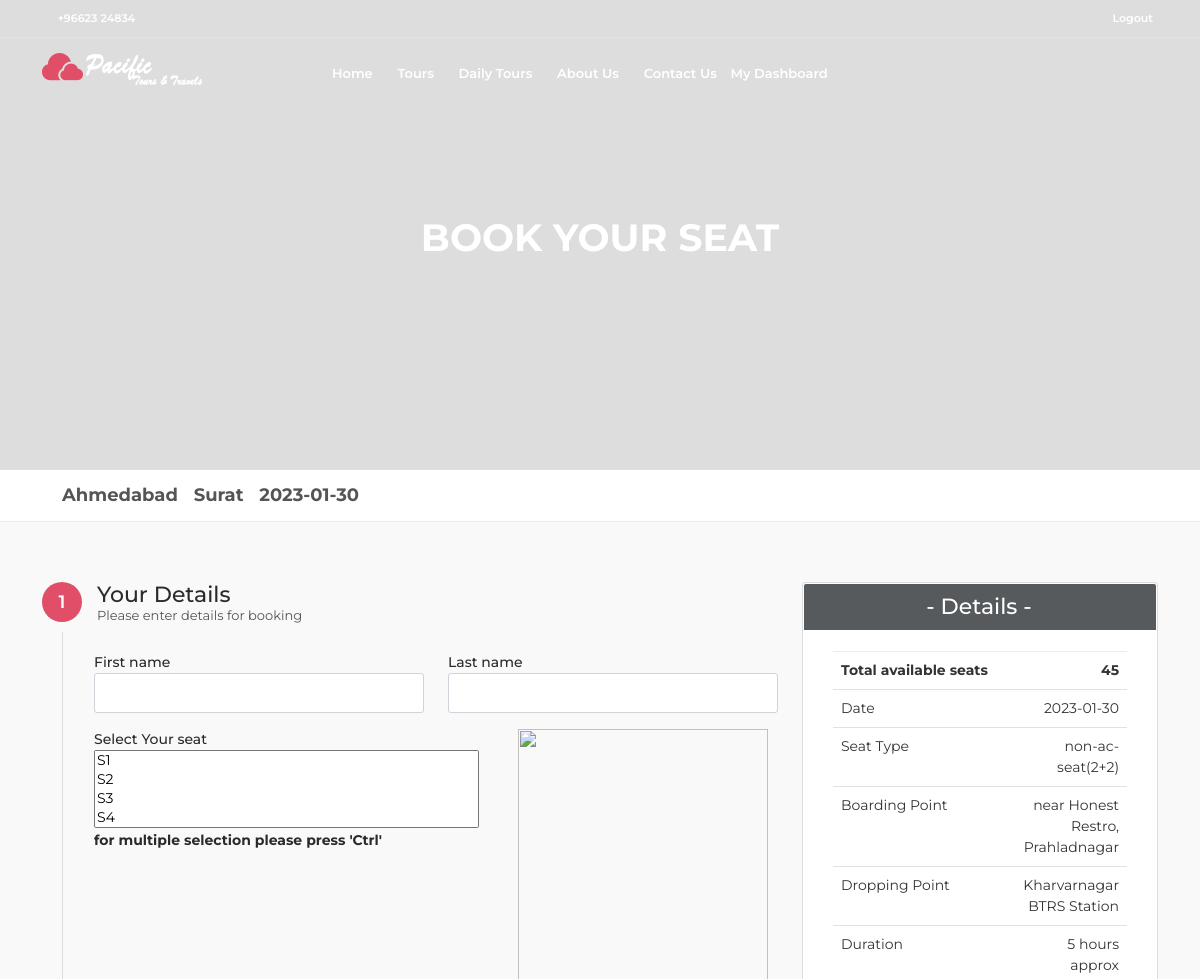
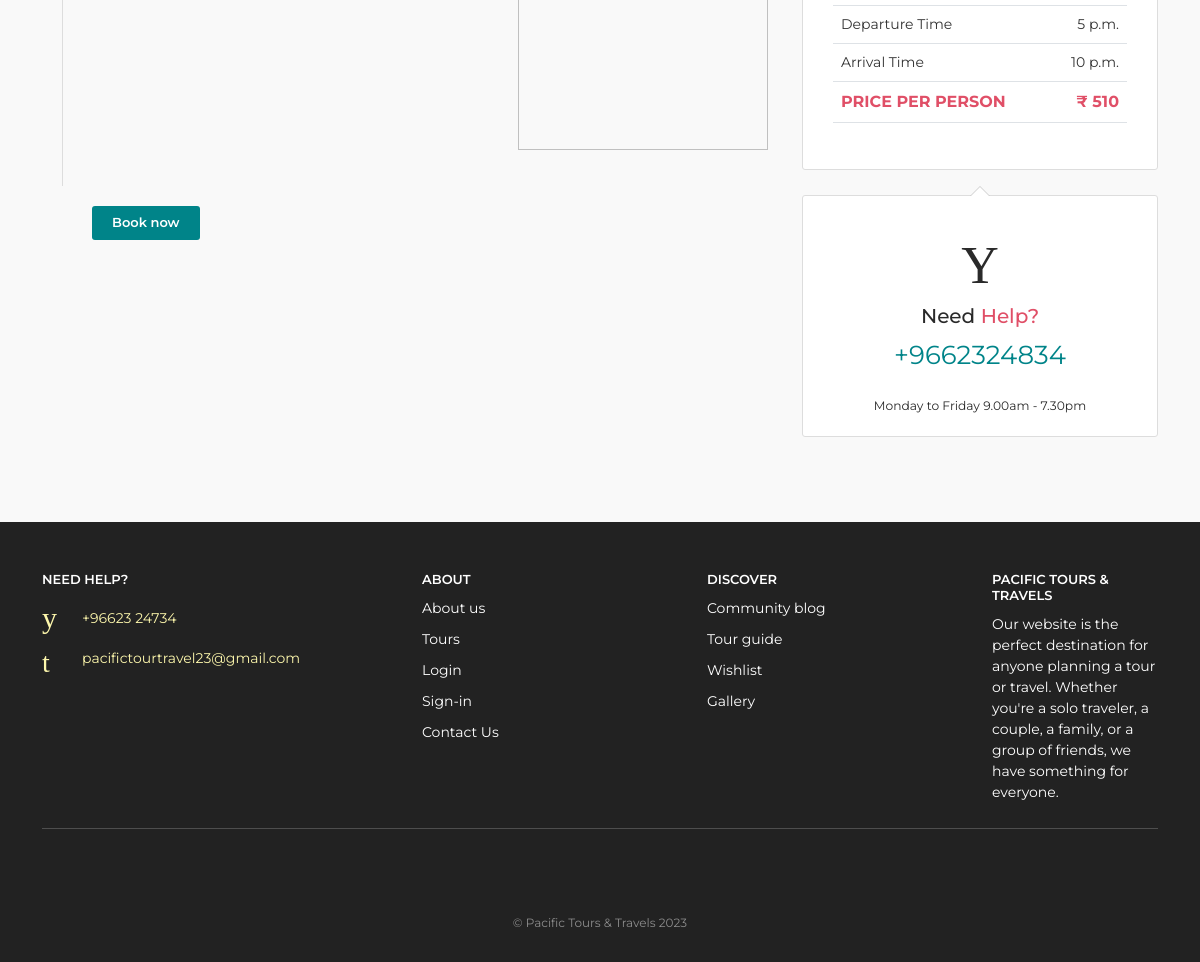
The page /booking/1/2023-01-30/book_seat/ (signed in) on the database its author committed (2 pictures, top to bottom).
### booking/models.py (models this page shows, shortened)
class Schedules(models.Model):
    route_fk = models.ForeignKey(Routes,on_delete=models.CASCADE,related_name='schedules_route')
    departureTime = models.TimeField()
    arrivalTime = models.TimeField()
    duration = models.CharField(max_length=20)
    price = models.CharField(max_length=20)
    daysOfWeek = models.CharField(max_length=255,null=False,blank=False)

class Routes(models.Model):
    bus_fk = models.ForeignKey(Bus,on_delete=models.CASCADE,related_name='routes_bus')
    origin_fk = models.ForeignKey(Address,on_delete=models.CASCADE,related_name='routes_origin_address')
    destination_fk = models.ForeignKey(Address,on_delete=models.CASCADE,related_name='routes_destination_address')
    stops_city = models.CharField(max_length=100,default='')
    distance = models.CharField(max_length=255,null=False,blank=False)
    boarding_point = models.CharField(max_length=50,null=True,blank=True)
    dropping_point = models.CharField(max_length=50,null=True,blank=True)

class Address(models.Model):
    city = models.CharField(max_length=100,blank=False,null=False,unique=True)
    state = models.CharField(max_length=100,blank=False,null=False)
    pincode = models.CharField(max_length=10,blank=True,null=True)

class Bus(models.Model):
    name = models.CharField(max_length=50,blank=True,null=True)
    driver_name = models.CharField(max_length=50)
    contact = models.CharField(max_length=10)
    plate_no = models.CharField(max_length=50)
    check_ac = models.CharField(max_length=10,choices=t_type,default='non-ac')
    seat_type = models.CharField(max_length=25,choices=s_type,default='non-ac-seat(2+2)')  # new on 28-1
    max_seats = models.IntegerField()

### booking/views.py (the view, shortened to what this page needs)
# urls.py: path('<int:sid>/<str:date>/book_seat/',views.book_seat,name='book_seat'),
@login_required(login_url='auth_system:login_user')
def book_seat(request,sid,date):
    s_obj = Schedules.objects.get(id=sid)
    bus_s_obj = Bus.objects.get(id=s_obj.route_fk.bus_fk.id)
    date_only = date
    seat_booked = BusBookings_details.objects.filter(busbookings_fk__schedules_fk=s_obj,date=date_only,busbookings_fk__paid=True)#,date=date_only.strftime('%Y/%m/%d')
    s_list = [i.seat_fk.seat_name for i in seat_booked]
    seats = Seat.objects.exclude(seat_name__in=s_list)
    available_seats = Seat.objects.filter(bus_fk=bus_s_obj,id__in=seats)# i added here bus_fk=bus_s_obj,
    user_id = CustomUser.objects.get(id=request.user.id)
    context ={
        'data':s_obj,
        'date':date,
        'seats':available_seats,
        's_count':available_seats.count()
    }
    return render(request,'root/book_seat.html',context)

### templates/root/book_seat.html (shortened to what this page needs)
{% extends 'root/layout.html' %}
{% load static %}
{% block body %}
<section id="hero_2" class="background-image" data-background="url(img/slide_hero_2.jpg)">
    <div class="opacity-mask" data-opacity-mask="rgba(0, 0, 0, 0.6)">
        <div class="intro_title">
            <h1>Book Your Seat</h1>
        </div>
    </div>
</section>
<main>
    <div id="position">
        <div class="container" style="font-size: large;">
            <ul>
                <li><b> {{data.route_fk.origin_fk.city}}
                    </b>
                </li>
                <li><b> {{data.route_fk.destination_fk.city}}
                    </b></li>
                <li><b> {{date}}
                    </b></li>
            </ul>
        </div>
    </div>
    <div class="container margin_60">
        {% if s_count == 0 %}
        <div class="row">
            <div class="col-lg-8 add_bottom_15">
                <h2>Sorry All Seats are booked, please try again </h2>
            </div>
        </div>
        {% else %}
        <form action="." method="POST">
            <div class="row">
                <div class="col-lg-8 add_bottom_15">
                    <div class="form_title">
                        <h3><strong>1</strong>Your Details</h3>
                        <p>
                            Please enter details for booking
                        </p>
                    </div>
                    <div class="step">
                        <div class="row">
                            <div class="col-sm-6">
                                <div class="form-group">
                                    <label>First name</label>
                                    <input type="text" class="form-control" id="firstname" name="firstname" required>
                                </div>
                            </div>
                            <div class="col-sm-6">
                                <div class="form-group">
                                    <label>Last name</label>
                                    <input type="text" class="form-control" id="lastname" name="lastname" required>
                                </div>
                            </div>
                        </div>
                        <div class="row">
                            <div class="col-sm-6">
                                <div class="form-group">
                                    <label>Select Your seat</label>
                                    <div class="styled-select-cat">
                                        <div class="styled-select-cat">
                                            <select name="seats" id="seats" multiple size="4" style="width: 385px;">
                                                {% for i in seats %}
                                                <option value="{{i.seat_name}}">{{i.seat_name}}</option>
                                                {% endfor %}
                                            </select>
                                            <p><b> for multiple selection please press 'Ctrl'</b></p>
                                        </div>
                                    </div>
                                </div>
                            </div>
                            <div class="col-sm-6">
                                <div class="form-group" style="margin-left: 20px;">
                                    {% if data.route_fk.bus_fk.seat_type == 'non-ac-seat(2+2)' %}
                                    <img src="{% static 'img/seat_design_2x2.png' %}" alt="" height="400px"
                                        width="250px" style="margin-left: 50px;">
                                    {% elif data.route_fk.bus_fk.seat_type == 'ac-seat(2+1)' %}
                                    <img src="{% static 'img/seat_design_2x1.png' %}" alt="" height="400px"
                                        width="250px" style="margin-left: 50px;">
                                    {% endif %}
                                </div>
                            </div>
                        </div>
                    </div>
                    <div id="policy">
                        <button class="btn_1"> Book now </button>
                    </div>
                </div>
        </form>
        <aside class="col-lg-4">
            <div class="box_style_1">
                <h3 class="inner">- Details -</h3>
                <table class="table table_summary">
                    <tbody>
                        <tr>
                            <td><b>Total available seats</b></td>
                            <td class="text-end"><b> {{s_count}} </b></td>
                        </tr>
                        <tr>
                            <td>Date</td>
                            <td class="text-end">{{date}}</td>
                        </tr>
                        <tr>
                            <td>
                                Seat Type
                            </td>
                            <td class="text-end">
                                {{data.route_fk.bus_fk.seat_type}}
                            </td>
                        </tr>
                        <tr>
                            <td>
                                Boarding Point
                            </td>
                            <td class="text-end">
                                {{data.route_fk.boarding_point}}
                            </td>
                        </tr>
                        <tr>
                            <td>
                                Dropping Point
                            </td>
                            <td class="text-end">
                                {{data.route_fk.dropping_point}}
                            </td>
                        </tr>
                        <tr>
                            <td>
                                Duration
                            </td>
                            <td class="text-end">
                                {{data.duration}}
                            </td>
                        </tr>
                        <tr>
                            <td>
                                Departure Time
                            </td>
                            <td class="text-end">
                                {{data.departureTime}}
                            </td>
                        </tr>
                        <tr>
                            <td>
                                Arrival Time
                            </td>
                            <td class="text-end">
                                {{data.arrivalTime}}
                            </td>
                        </tr>
                        <tr class="total">
                            <td>
                                Price Per person
                            </td>
                            <td class="text-end">
                                &#x20B9; {{data.price}}
                            </td>
                        </tr>
                    </tbody>
                </table>
            </div>
            <div class="box_style_4">
                <i class="icon_set_1_icon-57"></i>
                <h4>Need <span>Help?</span></h4>
                <a href="tel://9662324834" class="phone">+9662324834</a>
                <small>Monday to Friday 9.00am - 7.30pm</small>
            </div>
        </aside>
        {% endif %}
    </div>
</main>
{% endblock body %}

### rows shown on the page
Schedules: route_fk.origin_fk.city "Ahmedabad", route_fk.destination_fk.city "Surat", route_fk.bus_fk.seat_type "non-ac-seat(2+2)", route_fk.boarding_point "near Honest Restro, Prahladnagar", route_fk.dropping_point "Kharvarnagar BTRS Station", duration "5 hours approx", departureTime "5 p.m.", arrivalTime "10 p.m.", price "510"

### other values the page prints
{{ date }} "2023-01-30"
{{ s_count }} "45"
